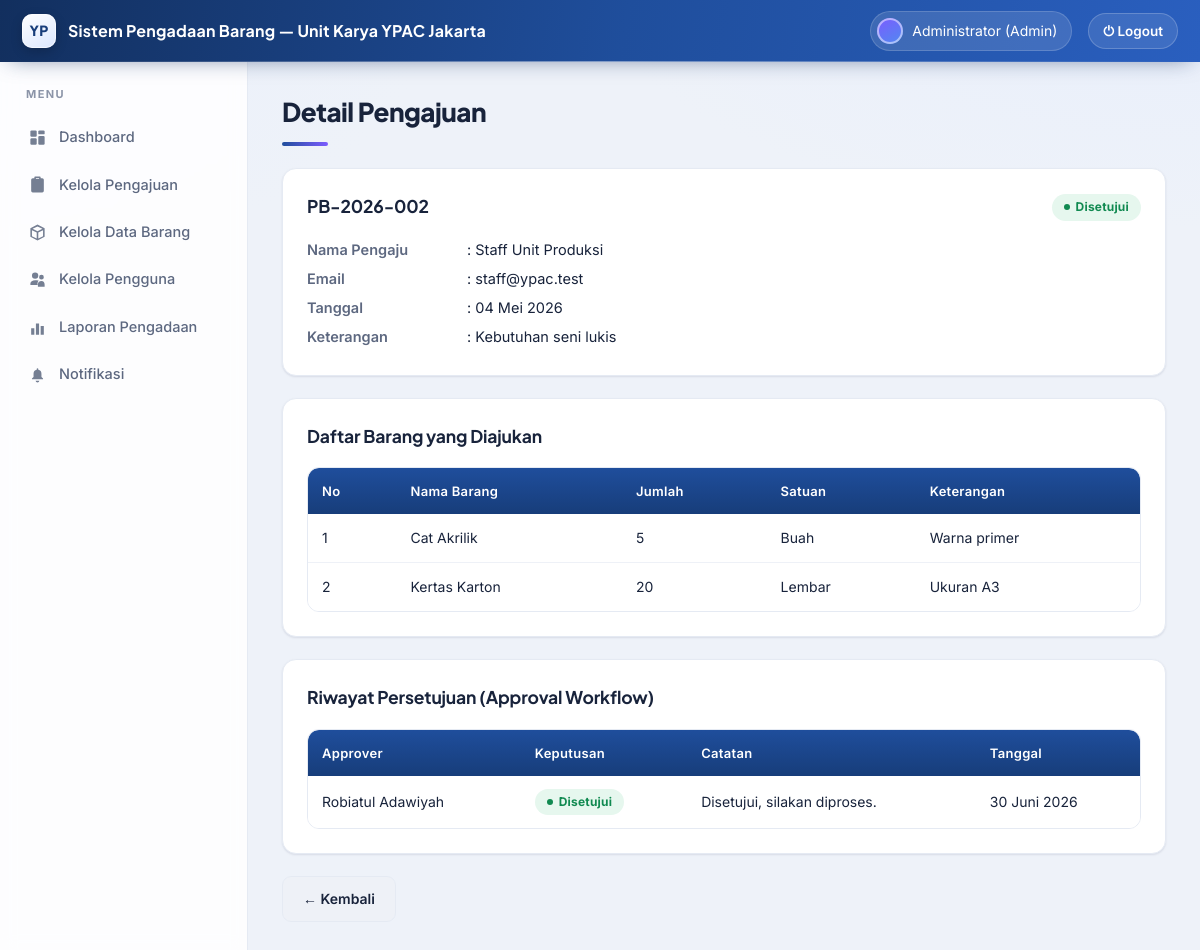
Page /detail_pengajuan.php?id=2 (signed in) on the committed database.
### tables this page shows
CREATE TABLE pengajuan_barang (
  id                INT(11)   NOT NULL AUTO_INCREMENT,
  user_id           INT(11)   NOT NULL,
  tanggal_pengajuan DATE      NOT NULL,
  keterangan        TEXT      DEFAULT NULL,
  status            ENUM('menunggu','disetujui','ditolak') NOT NULL DEFAULT 'menunggu',
  created_at        TIMESTAMP NOT NULL DEFAULT CURRENT_TIMESTAMP,
  updated_at        TIMESTAMP NOT NULL DEFAULT CURRENT_TIMESTAMP ON UPDATE CURRENT_TIMESTAMP,
  PRIMARY KEY (id),
  KEY user_id (user_id),
  CONSTRAINT fk_pengajuan_user FOREIGN KEY (user_id) REFERENCES users (id) ON DELETE CASCADE
);

CREATE TABLE users (
  id          INT(11)      NOT NULL AUTO_INCREMENT,
  nama        VARCHAR(100) NOT NULL,
  email       VARCHAR(100) NOT NULL,
  password    VARCHAR(255) NOT NULL,
  role        ENUM('staff','approver','admin') NOT NULL DEFAULT 'staff',
  created_at  TIMESTAMP    NOT NULL DEFAULT CURRENT_TIMESTAMP,
  PRIMARY KEY (id),
  UNIQUE KEY email (email)
);

CREATE TABLE detail_barang (
  id           INT(11)      NOT NULL AUTO_INCREMENT,
  pengajuan_id INT(11)      NOT NULL,
  nama_barang  VARCHAR(150) NOT NULL,
  jumlah       INT(11)      NOT NULL DEFAULT 1,
  satuan       VARCHAR(30)  NOT NULL,
  keterangan   TEXT         DEFAULT NULL,
  PRIMARY KEY (id),
  KEY pengajuan_id (pengajuan_id),
  CONSTRAINT fk_detail_pengajuan FOREIGN KEY (pengajuan_id) REFERENCES pengajuan_barang (id) ON DELETE CASCADE
);

CREATE TABLE approval_workflow (
  id           INT(11)   NOT NULL AUTO_INCREMENT,
  pengajuan_id INT(11)   NOT NULL,
  approver_id  INT(11)   NOT NULL,
  status       ENUM('menunggu','disetujui','ditolak') NOT NULL DEFAULT 'menunggu',
  catatan      TEXT      DEFAULT NULL,
  tanggal_aksi DATETIME  NOT NULL DEFAULT CURRENT_TIMESTAMP,
  PRIMARY KEY (id),
  KEY pengajuan_id (pengajuan_id),
  KEY approver_id (approver_id),
  CONSTRAINT fk_approval_pengajuan FOREIGN KEY (pengajuan_id) REFERENCES pengajuan_barang (id) ON DELETE CASCADE,
  CONSTRAINT fk_approval_user FOREIGN KEY (approver_id) REFERENCES users (id) ON DELETE CASCADE
);

### detail_pengajuan.php (the view, shortened to what this page needs)
<?php
require_once 'config/fungsi.php';
$id = (int)($_GET['id'] ?? 0);
$q = mysqli_query($conn,
    "SELECT pb.*, u.nama, u.email FROM pengajuan_barang pb
     JOIN users u ON u.id = pb.user_id WHERE pb.id = $id");
$p = mysqli_fetch_assoc($q);
$barang = mysqli_query($conn, "SELECT * FROM detail_barang WHERE pengajuan_id = $id");
$riwayat = mysqli_query($conn,
    "SELECT aw.*, u.nama AS nama_approver FROM approval_workflow aw
     JOIN users u ON u.id = aw.approver_id
     WHERE aw.pengajuan_id = $id ORDER BY aw.id ASC");
$menu_aktif    = "";
require 'templates/header.php';
?>
<h1 class="page-title">Detail Pengajuan</h1>
<div class="card-box">
  <div class="flex-between">
    <h3 style="margin:0"><?= nomor_pengajuan($p['id'], $p['tanggal_pengajuan']) ?></h3>
    <div><?= badge_status($p['status']) ?></div>
  </div>
  <div class="detail-list" style="margin-top:14px">
    <div><b>Nama Pengaju</b>: <?= bersihkan($p['nama']) ?></div>
    <div><b>Email</b>: <?= bersihkan($p['email']) ?></div>
    <div><b>Tanggal</b>: <?= tanggal_indonesia($p['tanggal_pengajuan']) ?></div>
    <div><b>Keterangan</b>: <?= bersihkan($p['keterangan']) ?: '-' ?></div>
  </div>
</div>
<div class="card-box">
  <h3 style="margin-top:0">Daftar Barang yang Diajukan</h3>
  <table class="tabel">
    <tr><th>No</th><th>Nama Barang</th><th>Jumlah</th><th>Satuan</th><th>Keterangan</th></tr>
    <?php $no=1; while ($b = mysqli_fetch_assoc($barang)): ?>
      <tr>
        <td><?= $no++ ?></td>
        <td><?= bersihkan($b['nama_barang']) ?></td>
        <td><?= $b['jumlah'] ?></td>
        <td><?= bersihkan($b['satuan']) ?></td>
        <td><?= bersihkan($b['keterangan']) ?: '-' ?></td>
      </tr>
    <?php endwhile; ?>
  </table>
</div>
<div class="card-box">
  <h3 style="margin-top:0">Riwayat Persetujuan (Approval Workflow)</h3>
  <?php if (mysqli_num_rows($riwayat) === 0): ?>
    <p style="color:#9aa3b2">Belum ada keputusan. Pengajuan masih menunggu persetujuan.</p>
  <?php else: ?>
    <table class="tabel">
      <tr><th>Approver</th><th>Keputusan</th><th>Catatan</th><th>Tanggal</th></tr>
      <?php while ($r = mysqli_fetch_assoc($riwayat)): ?>
        <tr>
          <td><?= bersihkan($r['nama_approver']) ?></td>
          <td><?= badge_status($r['status']) ?></td>
          <td><?= bersihkan($r['catatan']) ?: '-' ?></td>
          <td><?= tanggal_indonesia($r['tanggal_aksi']) ?></td>
        </tr>
      <?php endwhile; ?>
    </table>
  <?php endif; ?>
</div>
<a href="javascript:history.back()" class="btn btn-gray">&larr; Kembali</a>
<?php require 'templates/footer.php'; ?>

### templates/header.php (shortened to what this page needs)
<?php
$role  = $_SESSION['role'];
$nama  = $_SESSION['nama'];
$aktif = isset($menu_aktif) ? $menu_aktif : '';
if (!function_exists('kelas_aktif')) {
    function kelas_aktif($nama, $aktif) { return $nama === $aktif ? 'active' : ''; }
}
?>
<!DOCTYPE html>
<html lang="id">
<head>
  <link rel="stylesheet" href="assets/style.css">
</head>
<body>
  <div class="topbar">
    <div class="brand">Sistem Pengadaan Barang — Unit Karya YPAC Jakarta</div>
    <div class="user-area">
      <span><?= bersihkan($nama) ?> (<?= ucfirst($role) ?>)</span>
      <a href="logout.php" title="Keluar">⏻ Logout</a>
    </div>
  </div>
  <div class="layout">
    <div class="sidebar">
      <div class="menu-title">Menu</div>
      <a href="dashboard.php" class="<?= kelas_aktif('dashboard', $aktif) ?>">Dashboard</a>
      <?php if ($role === 'approver' || $role === 'admin'): ?>
        <a href="kelola_pengajuan.php" class="<?= kelas_aktif('kelola', $aktif) ?>">Kelola Pengajuan</a>
      <?php endif; ?>
      <?php if ($role === 'admin'): ?>
        <a href="data_barang.php"  class="<?= kelas_aktif('barang', $aktif) ?>">Kelola Data Barang</a>
        <a href="kelola_user.php"  class="<?= kelas_aktif('user', $aktif) ?>">Kelola Pengguna</a>
        <a href="laporan.php"      class="<?= kelas_aktif('laporan', $aktif) ?>">Laporan Pengadaan</a>
      <?php endif; ?>
      <a href="notifikasi.php" class="<?= kelas_aktif('notifikasi', $aktif) ?>">
        Notifikasi
      </a>
    </div>
    <div class="content">

### config/fungsi.php (shortened to what this page needs)
<?php
function tanggal_indonesia($tanggal)
{
    $bulan = [1=>'Januari','Februari','Maret','April','Mei','Juni',
              'Juli','Agustus','September','Oktober','November','Desember'];
    $ts = strtotime($tanggal);
    return date('d', $ts) . ' ' . $bulan[(int)date('n', $ts)] . ' ' . date('Y', $ts);
}
function nomor_pengajuan($id, $tanggal)
{
    $tahun = date('Y', strtotime($tanggal));
    return 'PB-' . $tahun . '-' . str_pad($id, 3, '0', STR_PAD_LEFT);
}
function badge_status($status)
{
    switch ($status) {
        case 'disetujui':
            return '<span class="badge bg-success">Disetujui</span>';
    }
}
function bersihkan($teks)
{
    return htmlspecialchars(trim($teks), ENT_QUOTES, 'UTF-8');
}

### templates/footer.php
    </div>
  </div>
</body>
</html>

### rows in the picture
pengajuan_barang: nomor_pengajuan($p['id'], $p['tanggal_pengajuan']) "PB-2026-002", user.nama "Staff Unit Produksi", user.email "staff@ypac.test", tanggal_pengajuan "04 Mei 2026", keterangan "Kebutuhan seni lukis"
detail_barang: nama_barang "Cat Akrilik", jumlah "5", satuan "Buah", keterangan "Warna primer"
detail_barang: nama_barang "Kertas Karton", jumlah "20", satuan "Lembar", keterangan "Ukuran A3"
approval_workflow: approver.nama "Robiatul Adawiyah", status "Disetujui", catatan "Disetujui, silakan diproses.", tanggal_aksi "30 Juni 2026"

### other values in the picture
bersihkan($nama) "Administrator"
$role "Admin"
